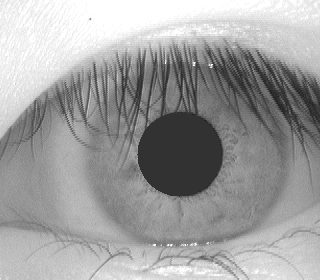
%> input picture DATA/APPLICANTS/FALSE/002_1_2.bmp, 320 x 280 px; its folder holds only this picture in this run
$ octave GenerateFalseDatabase.m   (GNU Octave 9; MATLAB toolbox functions it lacks are replaced by stand-ins)
%> lines starting %> are read from the running program, lines starting %| are printed output that depends on the picture; in (x1, y1, x2, y2) boxes, pixels count from 0 and x2, y2 are one past the last pixel; in counts of white or black regions, pixels touching at a corner belong together; the program's own positions count from 1
### GenerateTemplate.m
function t=GenerateTemplate(filename)
%> called with filename = 'DATA/APPLICANTS/FALSE/002_1_2.bmp'

A=imread(filename);
%> A is the input picture: size 280x320 uint8; min 24, max 255, mean 158.9

%% Segmentation
Pupil=PupilBoundary(A);  %Centroid and radius of the Pupil
Iris=IrisExtraction(A,Pupil); %Centroid and radius of the Iris

%% Normalization
[polar_array, noise_mask]=Normalization(double(A),50,150,Iris, Pupil);

%% Encoding
t = Encoding(polar_array, noise_mask);

endfunction

### PupilBoundary.m
function Pupil=PupilBoundary(A)

if ndims(A)>2
    A= rgb2gray(A);
end
%figure, imshow(A);

v=25;
C=(A<=v);
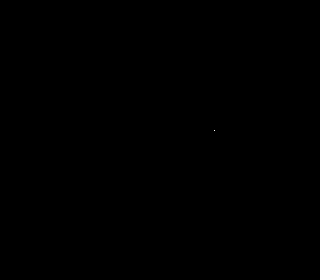
%> C: size 280x320 logical; 0% white in thin lines or dots, all inside (x1, y1, x2, y2) = (214, 130, 215, 131)
%figure,imshow(C);

function B=binarize(A)
  [fr,v]=hist(A(:),10);
%> fr = [435 8145 3617 6148 14157 17572 9790 9460 7335 12941]; v = [35.55 58.65 81.75 104.8 128 151.1 174.2 197.2 220.3 243.4]
  B=(A<=v(1));
%> B: size 280x320 logical; 0.03% white in thin lines or dots, all inside (x1, y1, x2, y2) = (137, 68, 310, 188)
  %figure, imshow(B)
endfunction

%% Binarization
B=binarize(A);

%% Isolation
bw=bwconncomp(B,8)
%> bw = 20 connected components

%%visualizing each area with different color
lm=labelmatrix(bw);
%> lm: size 280x320 uint8; 21 distinct labels, from 0 to 20
rgb = label2rgb(lm,'spring',[0 0 0]);
%figure, imshow(rgb)

candidate_pupil = regionprops(bw,'Area', 'Eccentricity','Centroid','BoundingBox');
%> candidate_pupil = 20 regions; largest, box (x1, y1, x2, y2), Area, Centroid and Eccentricity: (192, 114, 194, 115) 2 [193.5 115] 0.866, (204, 120, 206, 121) 2 [205.5 121] 0.866, (274, 98, 276, 100) 2 [275.5 99.5] 0.926
%% Look for the best candidate
maxArea = 0;
for i = 1 : length(candidate_pupil)
  if(candidate_pupil(i).Area > maxArea) && (candidate_pupil(i).Eccentricity <= 0.7)
    maxArea = candidate_pupil(i).Area;
    m = i;
  end
end
%> this loop made 20 passes
%> (maxArea, m) on pass 1: (1, 1)

%% Return centroid and radius
Pupil.Cx=round(candidate_pupil(m).Centroid(1));
%> Pupil.Cx = 138
Pupil.Cy=round(candidate_pupil(m).Centroid(2));
%> Pupil.Cy = 90
Pupil.R=round(sqrt(candidate_pupil(m).Area/pi));
%> Pupil.R = 1
%> in GenerateTemplate, `Pupil=PupilBoundary(A);`: Pupil = {Cx 138, Cy 90, R 1}

endfunction

### IrisExtraction.m
function Iris=IrisExtraction(A,Pupil)
%% step 3: Iris Edge Extraction

%% 1. Smoothing
%M=medfilt2(A);
M=medfilt2(A, [7 7]);
%figure, imshow(A), title("Original Image")
%figure, imshow(M), title("Smoothed Image")

%% 2. Edge Detection
edge_map = edge(M,'canny');
%> edge_map: size 280x320 logical; 5.1% white in thin lines or dots
%figure, imshow(edge_map), title(' Edge Detection by Canny');

%%% Center and Radius
% circular hough transform
[M,N] = size(edge_map);
[Y,X] = find (edge_map >0);
%> Y = 4551 values from 2 to 279; X = 4551 values from 2 to 319

% possible centers (within the pupil)
delta=4.5;
a = (Pupil.Cx - Pupil.R) : delta : (Pupil.Cx + Pupil.R);
%> a = 137
b = (Pupil.Cy - Pupil.R) : delta : (Pupil.Cy + Pupil.R);
%> b = 89

% possible radii
maxR = Pupil.R + 10000;
%> maxR = 10001
%maxR = Pupil.R +40;
R = Pupil.R+20 : delta : maxR;
%> R = 2218 values from 21 to 9997.5

Accum = zeros(length(a),length(b),length(R));

for f = 1 : length(X)
    x = X(f);
    y = Y(f);
    for i = 1:length(a)
        for j = 1:length(b)
            r = round(sqrt((x-a(i))^2+(y-b(j))^2));%%euclidean distance
            fr = find(R == r);
             if(~isempty(fr))
                 Accum(i,j,fr(1)) = Accum(i,j,fr(1)) + 1;
             end
        end
    end
end
%> this loop made 4551 passes
%> (x, y) on passes 1 to 3: (2, 2), (2, 3), (2, 136)
%> after the loop, Accum = 2218 values, max 39 at index 37, min 0 at index 2, mean 0.239

[Iris]=findMaxi(Accum,a,b,R);

endfunction

### findMaxi.m
function [Iris]=findMaxi(Accum,a,b,R)
%> called with a = 137, b = 89
%%% find the most voted circle, returns center and radius
[M2,I2] = max(Accum(:));
%> M2 = 39; I2 = 37
[I_row, I_col, I_rad] = ind2sub(size(Accum),I2);
%> I_row = 1; I_col = 1; I_rad = 37
Iris.Cx=a(I_row);
%> Iris.Cx = 137
Iris.Cy=b(I_col);
%> Iris.Cy = 89
Iris.R=R(I_rad);
%> Iris.R = 183
%> in IrisExtraction, `[Iris]=findMaxi(Accum,a,b,R);`: Iris = {Cx 137, Cy 89, R 183}
endfunction

### Normalization.m
function [polar_array, noise_mask]=Normalization(I,vdim,hdim,Iris, Pupil)
%> called with vdim = 50, hdim = 150
%%  Normalization
% vdim=50;
% hdim=150;
 I=double(I);
radiuspixels = vdim + 2;
angledivisions = hdim-1;

r = 0:(radiuspixels-1);

theta = 0:2*pi/angledivisions:2*pi;

x_iris = Iris.Cx;
%> x_iris = 137
y_iris = Iris.Cy;
%> y_iris = 89
r_iris = Iris.R;
%> r_iris = 183

x_pupil = Pupil.Cx;
%> x_pupil = 138
y_pupil = Pupil.Cy;
%> y_pupil = 90
r_pupil = Pupil.R;
%> r_pupil = 1

% calculate displacement of pupil center from the iris center
ox = x_pupil - x_iris;
%> ox = 1
oy = y_pupil - y_iris;
%> oy = 1

if ox <= 0
    sgn = -1;
elseif ox > 0
    sgn = 1;
end

if ox==0 && oy > 0

    sgn = 1;

end

r = double(r);
theta = double(theta);

a = ones(1,angledivisions+1)* (ox^2 + oy^2);

% need to do something for ox = 0
if ox == 0
    phi = pi/2;
else
    phi = atan(oy/ox);
%> phi = 0.785
end

b = sgn.*cos(pi - phi - theta);
%> b = 150 values, max 1 at index 57, min -1 at index 131, mean -0.00471

% calculate radius around the iris as a function of the angle
r = (sqrt(a).*b) + ( sqrt( a.*(b.^2) - (a - (r_iris^2))));
%> r = 150 values, max 184.4 at index 57, min 181.6 at index 131, mean 183

r = r - r_pupil;
%> r = 150 values, max 183.4 at index 57, min 180.6 at index 131, mean 182

rmat = ones(1,radiuspixels)'*r;

rmat = rmat.* (ones(angledivisions+1,1)*[0:1/(radiuspixels-1):1])';
rmat = rmat + r_pupil;


% exclude values at the boundary of the pupil iris border, and the iris scelra border
% as these may not correspond to areas in the iris region and will introduce noise.
%
% ie don't take the outside rings as iris data.
rmat  = rmat(2:(radiuspixels-1), :);
%> rmat: size 50x150 double

% calculate cartesian location of each data point around the circular iris
% region
xcosmat = ones(radiuspixels-2,1)*cos(theta);
xsinmat = ones(radiuspixels-2,1)*sin(theta);

xo = rmat.*xcosmat;
yo = rmat.*xsinmat;

xo = x_pupil+xo;
yo = y_pupil-yo;

% extract intensity values into the normalised polar representation through
% interpolation
[x,y] = meshgrid(1:size(I,2),1:size(I,1));
%image=rgb2gray(image);
polar_array = interp2(x,y,I,xo,yo);  %%% permute(V,[2 1 3])
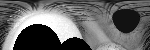
%> polar_array: size 50x150 double; 16.79% of the values are NaN or infinite; the others: min 34.02, max 255, mean 142; drawn with min black, max white, NaN and infinite black

% create noise array with location of NaNs in polar_array
noise_mask = zeros(size(polar_array));
coords = find(isnan(polar_array));
%> coords = 1259 values from 698 to 4600
noise_mask(coords) = 1;
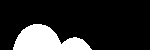
%> noise_mask: size 50x150 double; values 0 (black) and 1 (white), 16.8% white; 1 white region, box (x1, y1, x2, y2) and area: (13, 24, 92, 50) 1259

polar_array = double(polar_array)./255;


% start diagnostics, writing out eye image with rings overlayed

% get rid of outling points in order to write out the circular pattern
coords = find(xo > size(I,2));
%> coords = []
xo(coords) = size(I,2);
coords = find(xo < 1);
%> coords = 300 values from 2950 to 4600
xo(coords) = 1;
%> xo: size 50x150 double; min 1, max 316.4, mean 139.1

coords = find(yo > size(I,1));
%> coords = []
yo(coords) = size(I,1);
coords = find(yo<1);
%> coords = 974 values from 698 to 3150
yo(coords) = 1;
%> yo: size 50x150 double; min 1, max 268.4, mean 94.3

xo = round(xo);
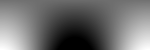
%> xo: size 50x150 double; min 1, max 316, mean 139.1; drawn with min black and max white
yo = round(yo);

xo = int32(xo);
%> xo: size 50x150 int32
yo = int32(yo);
%> yo: size 50x150 int32

ind1 = sub2ind(size(I),double(yo),double(xo));

%I = uint8(I);

I(ind1) = 255;
%get pixel coords for circle around iris
[x,y] = circlecoords([x_iris,y_iris],r_iris,size(I));
%> in circlecoords, `xd = (double(r)*cos(a)+ double(c(1)) );`: xd = 1201 values, max 320 at index 1, min -46 at index 601, mean 137.2
%> in circlecoords, `yd = (double(r)*sin(a)+ double(c(2)) );`: yd = 1201 values, max 272 at index 301, min -94 at index 901, mean 89
%> in circlecoords, `xd = round(xd);`: xd = 1201 values, max 320 at index 1, min -46 at index 587, mean 137.2
%> in circlecoords, `yd = round(yd);`: yd = 1201 values, max 272 at index 287, min -94 at index 887, mean 89
%> in circlecoords, `xd2 = xd;`: xd2 has the same summary as xd
%> in circlecoords, `coords = find(xd>imgsize(2));`: coords = []
%> in circlecoords, `coords = find(xd<=0);`: coords = 279 values from 462 to 740
%> in circlecoords, `yd2 = yd;`: yd2 has the same summary as yd
%> in circlecoords, `coords = find(yd>imgsize(1));`: coords = []
%> in circlecoords, `coords = find(yd<=0);`: coords = 407 values from 698 to 1104
%> in circlecoords, `x = int32(xd2);`: x = 1201 values, max 320 at index 1, min 1 at index 461, mean 144.4
%> in circlecoords, `y = int32(yd2);`: y = 1201 values, max 272 at index 287, min 1 at index 697, mean 110.1
ind2 = sub2ind(size(I),double(y),double(x));
%> ind2 = 1201 values, max 89422 at index 15, min 1 at index 697, mean 40259.9
%get pixel coords for circle around pupil
[xp,yp] = circlecoords([x_pupil,y_pupil],r_pupil,size(I));
%> xp = 1201 values, max 139 at index 1, min 137 at index 402, mean 138; yp = 1201 values, max 91 at index 101, min 89 at index 702, mean 90
ind1 = sub2ind(size(I),double(yp),double(xp));
%> ind1 = 1201 values, max 38731 at index 101, min 38169 at index 702, mean 38450.7

I(ind2) = 255;
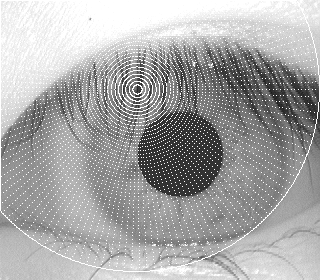
%> I: size 280x320 double; min 24, max 255, mean 166.7
I(ind1) = 255;
%> I: size 280x320 double; 0.01% of pixels changed, all inside (x1, y1, x2, y2) = (136, 88, 139, 91)

%replace NaNs before performing feature encoding
coords = find(isnan(polar_array));
%> coords = 1259 values from 698 to 4600
polar_array2 = polar_array;
polar_array2(coords) = 0.5;
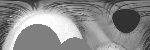
%> polar_array2: size 50x150 double; min 0.133, max 1, mean 0.547
avg = sum(sum(polar_array2)) / (size(polar_array,1)*size(polar_array,2));
%> avg = 0.547
polar_array(coords) = avg;
%> polar_array: size 50x150 double; min 0.133, max 1, mean 0.555

end

function [x,y] = circlecoords(c, r, imgsize,nsides)


    if nargin == 3
	nsides = 600;
    end

    nsides = round(nsides);

    a = [0:pi/nsides:2*pi];
    xd = (double(r)*cos(a)+ double(c(1)) );
    yd = (double(r)*sin(a)+ double(c(2)) );

    xd = round(xd);
    yd = round(yd);

    %get rid of -ves
    %get rid of values larger than image
    xd2 = xd;
    coords = find(xd>imgsize(2));
    xd2(coords) = imgsize(2);
    coords = find(xd<=0);
    xd2(coords) = 1;

    yd2 = yd;
    coords = find(yd>imgsize(1));
    yd2(coords) = imgsize(1);
    coords = find(yd<=0);
    yd2(coords) = 1;

    x = int32(xd2);
    y = int32(yd2);
end

### Encoding.m
function template = Encoding(polar_array,noise_array)
nscales=1;
minWaveLength=16;
mult=1;
sigmaOnf=0.5;
% convolve normalised region with Gabor filters
[E0 filtersum] = gaborconvolve(polar_array, nscales, minWaveLength, mult, sigmaOnf);
%> after the loop in gaborconvolve, `for s = 1:nscale,`: EO = 1 item; filtersum = 150 values, max 0.998 at index 10, min 0 at index 1, mean 0.137; logGabor has the same summary as filtersum; wavelength = 16
%> in gaborconvolve, `filtersum = fftshift(filtersum);`: filtersum = 150 values, max 0.998 at index 85, min 0 at index 2, mean 0.137
%> E0 = 1 item

length = size(polar_array,2)*2*nscales;

template = zeros(size(polar_array,1), length);

length2 = size(polar_array,2);
h = 1:size(polar_array,1);

%create the iris template

mask = zeros(size(template));

for k=1:nscales

    E1 = E0{k};

    %Phase quantisation
    H1 = real(E1) > 0;
    H2 = imag(E1) > 0;

    % if amplitude is close to zero then
    % phase data is not useful, so mark off
    % in the noise mask
    H3 = abs(E1) < 0.0001;


    for i=0:(length2-1)

        ja = double(2*nscales*(i));
        %construct the biometric template
        template(h,ja+(2*k)-1) = H1(h, i+1);
        template(h,ja+(2*k)) = H2(h,i+1);

        %create noise mask
        mask(h,ja+(2*k)-1) = noise_array(h, i+1) | H3(h, i+1);
        mask(h,ja+(2*k)) =   noise_array(h, i+1) | H3(h, i+1);

    end

end
%> mask: size 50x300 double; values 0 (black) and 1 (white), 16.8% white; 1 white region, box (x1, y1, x2, y2) and area: (26, 24, 184, 50) 2518
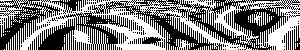
%> template: size 50x300 double; values 0 (black) and 1 (white), 50% white; 193 white regions (189 under 20 px), largest, box (x1, y1, x2, y2) and area: (0, 0, 300, 50) 6715, (177, 39, 190, 50) 77, (254, 12, 262, 26) 63, (225, 0, 242, 3) 20
end

function [EO, filtersum] = gaborconvolve(im, nscale, minWaveLength, mult, ...
    sigmaOnf)

[rows cols] = size(im);
filtersum = zeros(1,size(im,2));

EO = cell(1, nscale);          % Pre-allocate cell array

ndata = cols;
if mod(ndata,2) == 1             % If there is an odd No of data points
    ndata = ndata-1;               % throw away the last one.
end

logGabor  = zeros(1,ndata);
result = zeros(rows,ndata);

radius =  [0:fix(ndata/2)]/fix(ndata/2)/2;  % Frequency values 0 - 0.5
radius(1) = 1;

wavelength = minWaveLength;        % Initialize filter wavelength.


for s = 1:nscale,                  % For each scale.

    % Construct the filter - first calculate the radial filter component.
    fo = 1.0/wavelength;                  % Centre frequency of filter.
    rfo = fo/0.5;                         % Normalised radius from centre of frequency plane
    % corresponding to fo.
    logGabor(1:ndata/2+1) = exp((-(log(radius/fo)).^2) / (2 * log(sigmaOnf)^2));
    logGabor(1) = 0;

    filter = logGabor;

    filtersum = filtersum+filter;

    % for each row of the input image, do the convolution, back transform
    for r = 1:rows	% For each row

        signal = im(r,1:ndata);


        imagefft = fft( signal );


        result(r,:) = ifft(imagefft .* filter);

    end

    % save the ouput for each scale
    EO{s} = result;

    wavelength = wavelength * mult;       % Finally calculate Wavelength of next filter
end                                     % ... and process the next scale

filtersum = fftshift(filtersum);
end

### GenerateFalseDatabase.m
pkg load image

clear all
close all

files = dir('DATA/APPLICANTS/FALSE/')

falses = cell(size(files,2))
j = 1

for i = 3:size(files,1)
  falses(j) = GenerateTemplate(strcat('DATA/APPLICANTS/FALSE/',files(i).name));
  j++;
end

save -binary FalseDB.mat

$ run again, on DATA/APPLICANTS/FALSE/016_1_2.bmp
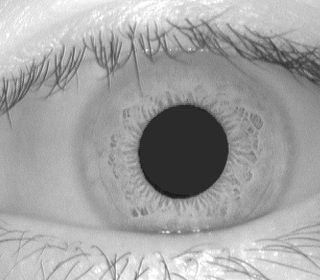
%> input picture DATA/APPLICANTS/FALSE/016_1_2.bmp, 320 x 280 px
%> in GenerateTemplate, A is the input picture: size 280x320 uint8; min 18, max 255, mean 162.9
%> C: size 280x320 logical; 0.02% white in thin lines or dots, all inside (x1, y1, x2, y2) = (139, 153, 183, 197)
%> fr = [231 6339 863 1814 5939 22747 23412 15481 9717 3057]; v = [29.85 53.55 77.25 101 124.7 148.3 172.1 195.8 219.4 243.2]
%> B: size 280x320 logical; 0.06% white in thin lines or dots, all inside (x1, y1, x2, y2) = (139, 106, 187, 197)
%> bw = 15 connected components
%> lm: size 280x320 uint8; 16 distinct labels, from 0 to 15
%> candidate_pupil = 15 regions; largest, box (x1, y1, x2, y2), Area, Centroid and Eccentricity: (165, 191, 183, 197) 32 [173.9 194.9] 0.982, (139, 152, 140, 156) 4 [140 154.5] 0.968, (155, 184, 158, 187) 4 [156.8 186] 0.926
%> the loop in PupilBoundary, `for i = 1 : length(candidate_pupil)` made 15 passes
%> Pupil.Cx = 149
%> Pupil.Cy = 178
%> Pupil.R = 1
%> Pupil = {Cx 149, Cy 178, R 1}
%> in IrisExtraction, `edge_map = edge(M,'canny');`:
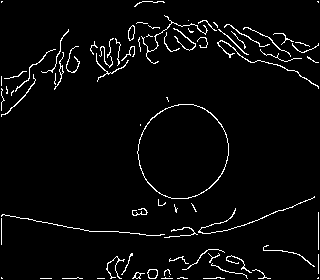
%> edge_map: size 280x320 logical; 3.7% white in thin lines or dots
%> Y = 3289 values from 2 to 279; X = 3289 values from 2 to 319
%> a = 148
%> in IrisExtraction, `b = (Pupil.Cy - Pupil.R) : delta : (Pupil.Cy + Pupil.R);`: b = 177
%> maxR = 10001
%> R = 2218 values from 21 to 9997.5
%> the loop in IrisExtraction, `for f = 1 : length(X)` made 3289 passes
%> y on passes 1 to 3: 2, 3, 77
%> after the loop in IrisExtraction, `for f = 1 : length(X)`: Accum = 2218 values, max 49 at index 29, min 0 at index 2, mean 0.17
%> M2 = 49; I2 = 29
%> I_row = 1; I_rad = 29
%> Iris.Cx = 148
%> Iris.Cy = 177
%> Iris.R = 147
%> in IrisExtraction, `[Iris]=findMaxi(Accum,a,b,R);`: Iris = {Cx 148, Cy 177, R 147}
%> x_iris = 148
%> y_iris = 177
%> r_iris = 147
%> x_pupil = 149
%> y_pupil = 178
%> r_pupil = 1
%> phi = 0.785
%> in Normalization, `b = sgn.*cos(pi - phi - theta);`: b = 150 values, max 1 at index 57, min -1 at index 131, mean -0.00471
%> in Normalization, `r = (sqrt(a).*b) + ( sqrt( a.*(b.^2) - (a - (r_iris^2))));`: r = 150 values, max 148.4 at index 57, min 145.6 at index 131, mean 147
%> in Normalization, `r = r - r_pupil;`: r = 150 values, max 147.4 at index 57, min 144.6 at index 131, mean 146
%> in Normalization, `coords = find(isnan(polar_array));`: coords = 395 values from 4749 to 6550
%> noise_mask: size 50x150 double; values 0 (black) and 1 (white), 5.3% white; 1 white region, box (x1, y1, x2, y2) and area: (94, 35, 131, 50) 395
%> in Normalization, `coords = find(xo > size(I,2));`: coords = []
%> in Normalization, `coords = find(yo > size(I,1));`: coords = 395 values from 4749 to 6550
%> in Normalization, `coords = find(yo<1);`: coords = []
%> in circlecoords, `xd = (double(r)*cos(a)+ double(c(1)) );`: xd = 1201 values, max 295 at index 1, min 1 at index 601, mean 148.1
%> in circlecoords, `yd = (double(r)*sin(a)+ double(c(2)) );`: yd = 1201 values, max 324 at index 301, min 30 at index 901, mean 177
%> in circlecoords, `xd = round(xd);`: xd = 1201 values, max 295 at index 1, min 1 at index 586, mean 148.1
%> in circlecoords, `yd = round(yd);`: yd = 1201 values, max 324 at index 286, min 30 at index 886, mean 177
%> xd2 has the same summary as xd
%> in circlecoords, `coords = find(xd>imgsize(2));`: coords = []
%> yd2 has the same summary as yd
%> in circlecoords, `coords = find(yd>imgsize(1));`: coords = 301 values from 151 to 451
%> in circlecoords, `coords = find(yd<=0);`: coords = []
%> in circlecoords, `x = int32(xd2);`: x has the same summary as xd
%> in circlecoords, `y = int32(yd2);`: y = 1201 values, max 280 at index 149, min 30 at index 886, mean 169.7
%> in Normalization, `[x,y] = circlecoords([x_iris,y_iris],r_iris,size(I));`: x has the same summary as xd in circlecoords
%> ind2 = 1201 values, max 82509 at index 16, min 165 at index 616, mean 41363.9
%> xp = 1201 values, max 150 at index 1, min 148 at index 402, mean 149; yp = 1201 values, max 179 at index 101, min 177 at index 702, mean 178
%> in Normalization, `ind1 = sub2ind(size(I),double(yp),double(xp));`: ind1 = 1201 values, max 41899 at index 101, min 41337 at index 702, mean 41618.7
%> in Normalization, `coords = find(isnan(polar_array));`: coords = 395 values from 4749 to 6550
%> polar_array2: size 50x150 double; min 0.0835, max 1, mean 0.541
%> avg = 0.541
%> after the loop in gaborconvolve, `for s = 1:nscale,`: EO = 1 item; filtersum = 150 values, max 0.998 at index 10, min 0 at index 1, mean 0.137; logGabor has the same summary as filtersum; wavelength = 16
%> in gaborconvolve, `filtersum = fftshift(filtersum);`: filtersum = 150 values, max 0.998 at index 85, min 0 at index 2, mean 0.137
%> in Encoding, `[E0 filtersum] = gaborconvolve(polar_array, nscales, minWaveLength, mu..`: E0 = 1 item
%> after the loop in Encoding, `for k=1:nscales`:
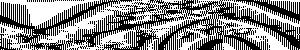
%> template: size 50x300 double; values 0 (black) and 1 (white), 53.3% white; black in thin lines or dots
